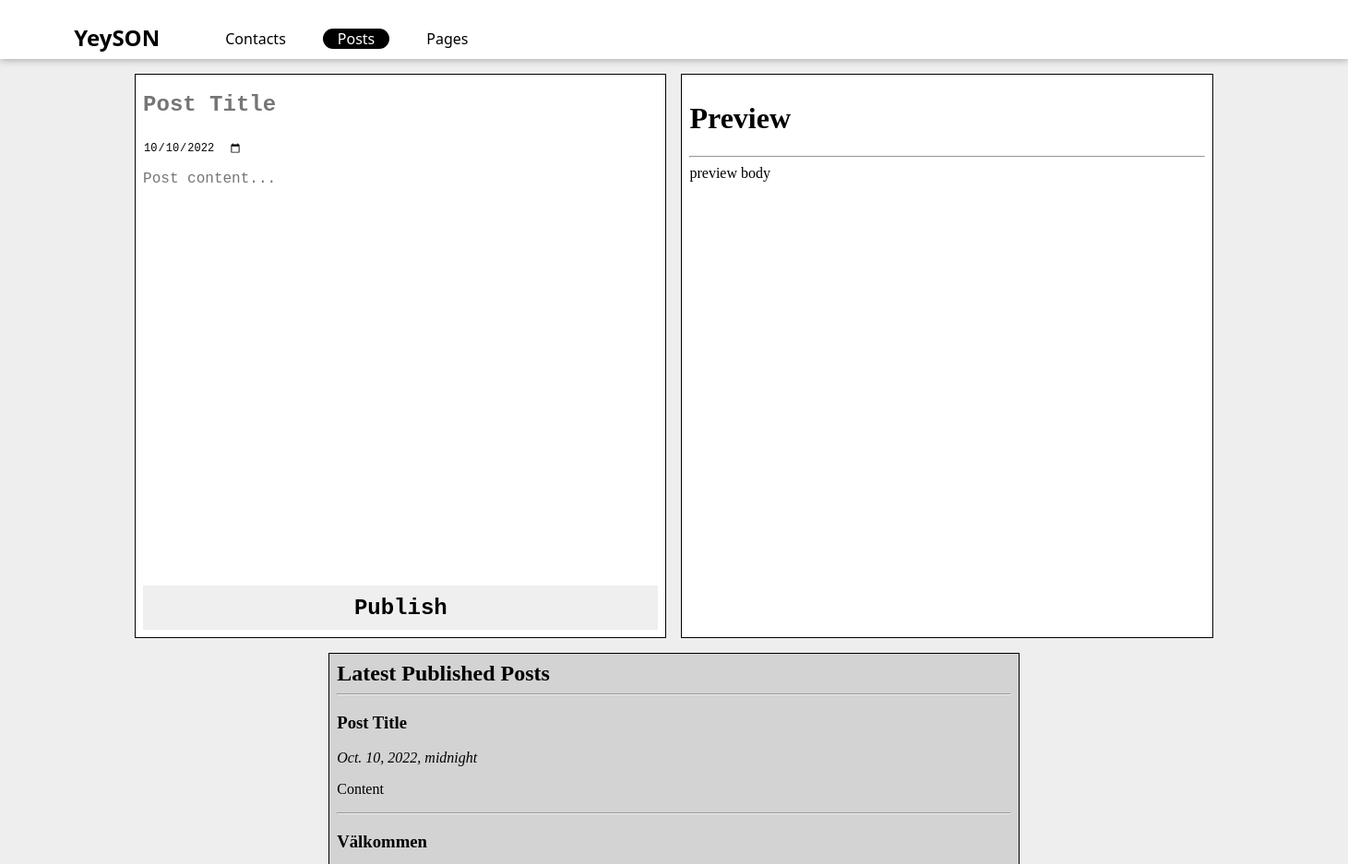
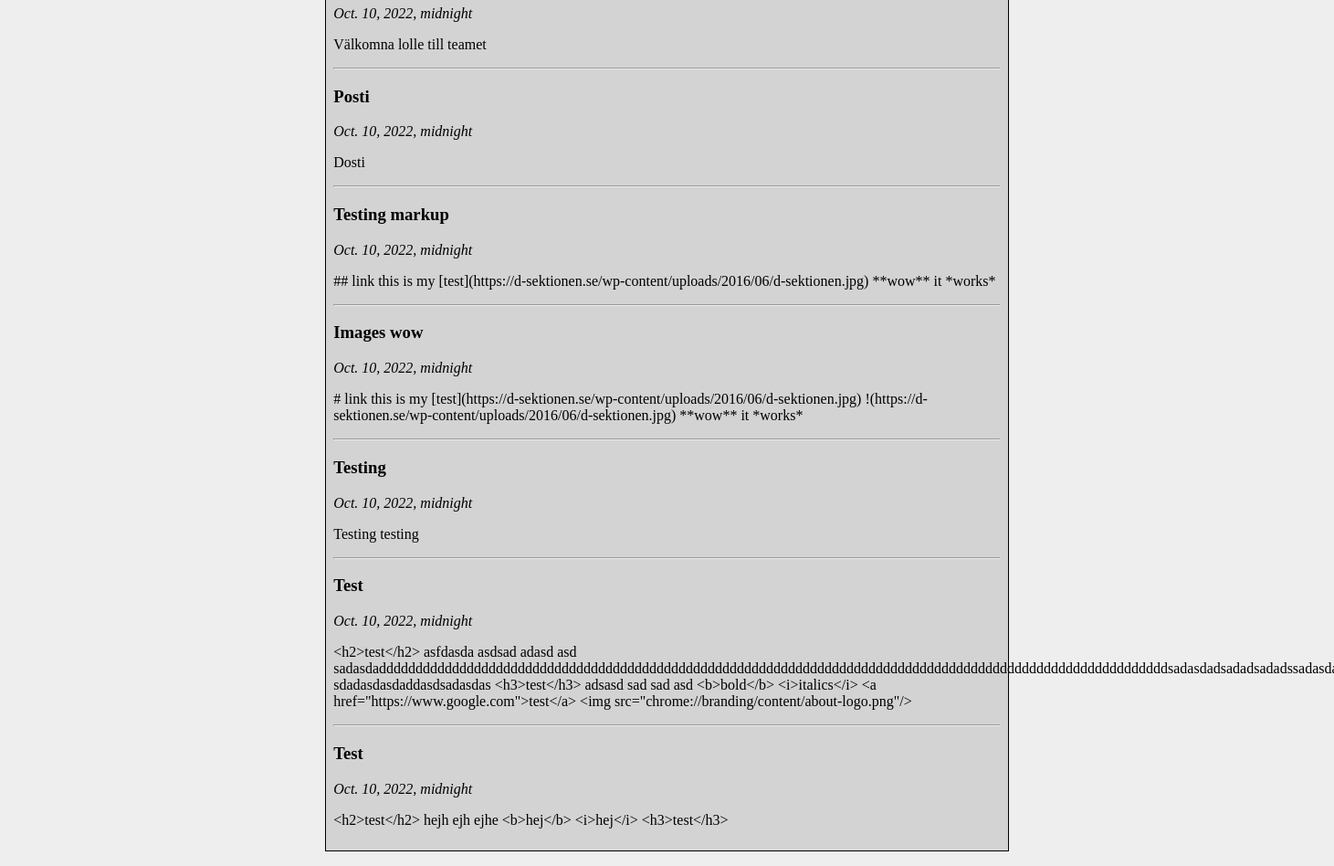
The page /posts/ on the database as committed earlier (2 pictures, top to bottom).
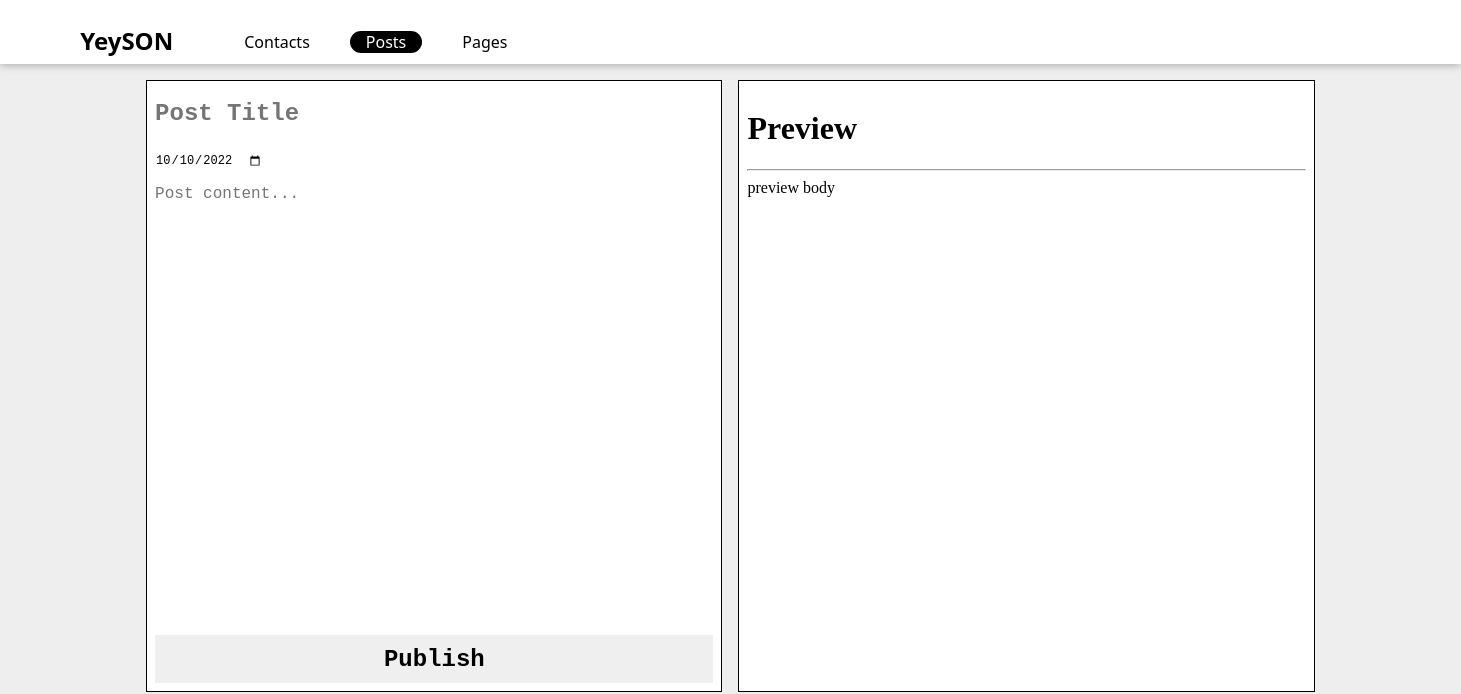
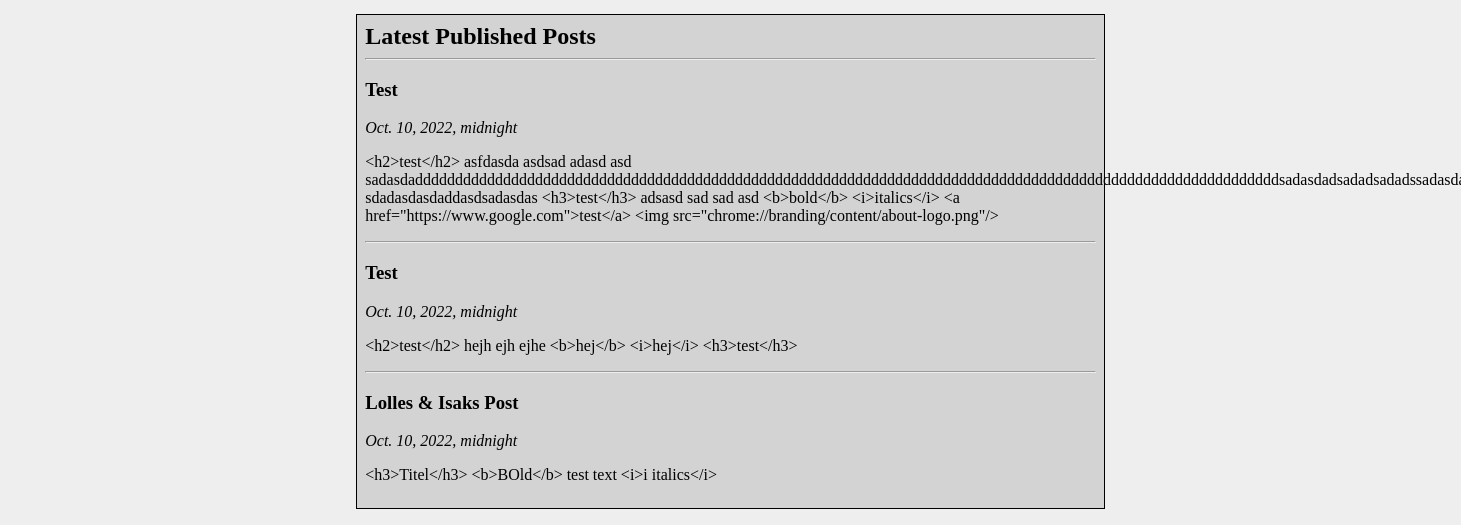
The same page on the database as committed later (2 pictures, top to bottom).
### YeySON/models.py (models this page shows)
class Post(models.Model):
    title = models.CharField(max_length=128)
    date = models.DateTimeField()
    content = models.TextField(max_length=4096)

### YeySON/views.py (the view)
# urls.py: path('posts/', posts),
def posts(request):
    all_posts = Post.objects.all()
    context = {
        'posts': all_posts
    }
    if request.method == 'POST':
        if "fname-7" in request.POST:
            Post.objects.create(title=request.POST["fname-7"], date=request.POST["post-date"], content=request.POST["area-2"])
    return render(request, 'posts.html', context)

### templates/posts.html (shortened to what this page needs)
<!DOCTYPE html>
<html>
    <head>
    </head>
    <body>
        {% include "components/header.html" %}
        <div class="Editor">
            <div class="Post-Editor">
                <form action="" method="post">
                    <input type="text" class="Post-Editor-Titlefield" placeholder="Post Title" id="fname-7" name="fname-7" onkeyup="toHTML()">
                    <input type="date" class="Post-Editor-Date" id="date" name="post-date" value="2022-10-10" min="2022-10-10" max="2023-10-10">
                    <textarea id="area-2" class="Post-Editor-Editorfield" placeholder="Post content..." name="area-2" rows="25" cols="50" onkeyup="markdownParser()"></textarea>
                    <input type="submit" class="Post-Editor-Button" value="Publish" onclick="setValue()"/>
                </form>
            </div>
            {% include "components/preview.html" %}
        </div>
        <div class="Section">
            <h2>Latest Published Posts</h2>
            {% for o in posts %}
                <hr/>
                <div>
                    <h3>{{o.title}}</h3>
                    <i>{{o.date}}</i>
                    <p>{{o.content}}</p>
                </div>
            {% endfor %}
        </div>
    </body>
</html>

Rows that differ between the two databases and show on the page:
removed Post: title "Post Title", date "Oct. 10, 2022, midnight", content "Content"
removed Post: title "Välkommen", date "Oct. 10, 2022, midnight", content "Välkomna lolle till teamet"
removed Post: title "Posti", date "Oct. 10, 2022, midnight", content "Dosti"
removed Post: title "Testing markup", date "Oct. 10, 2022, midnight", content "## link this is my [test](https://d-sektionen.se/wp-content/uploads/2016/06/d-sektionen.jpg) **wow** it *works*"
removed Post: title "Images wow", date "Oct. 10, 2022, midnight", content "# link this is my [test](https://d-sektionen.se/wp-content/uploads/2016/06/d-sektionen.jpg) !(https://d-sektionen.se/wp-content/uploads/2016/06/d-sektionen.jpg) **wow** it *works*"
removed Post: title "Testing", date "Oct. 10, 2022, midnight", content "Testing testing"
added Post: title "Lolles & Isaks Post", date "Oct. 10, 2022, midnight", content "<h3>Titel</h3> <b>BOld</b> test text <i>i italics</i>"
